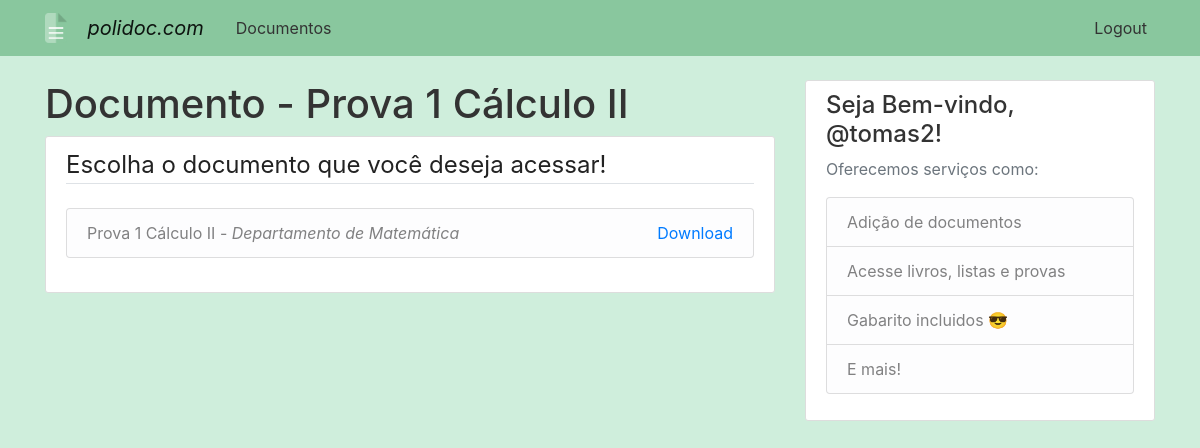
The page /documento/2 (signed in) on the database its author committed.
### app/models/db.py (models this page shows, shortened)
class Doc(db.Model):
    id = db.Column(db.Integer, primary_key=True, nullable=False)
    titulo = db.Column(db.String(150), nullable=False)
    autor = db.Column(db.String(120))
    tipo = db.Column(db.String(6), nullable=False)
    formato = db.Column(db.String(3), nullable=False)
    link = db.Column(db.String(150), nullable=False)

class Usuario(db.Model, UserMixin):
    id = db.Column(db.Integer, primary_key=True, nullable=False)
    nome_usuario = db.Column(db.String(120), unique=True, default= 'dados.nome', nullable=False)
    senha = db.Column(db.String(50), nullable=False)
    email = db.Column(db.String(50), unique=True, nullable=False)
    confirmado =  db.Column(db.Boolean, nullable=False, default=False)
    admin =  db.Column(db.Boolean, default=False)
    dados = db.relationship('Dados', backref='usuario', uselist=False, lazy=True)

### app/routes.py (the view)
@app.route('/documento/<int:documento_id>', methods=['GET','POST'])
@login_required
@check_confirmed
def documento_esp(documento_id):
    doc = Doc.query.get_or_404(documento_id)
    return render_template('documento/documento_esp.html', title="Documento", doc=doc)

### app/decoradores.py (called while the page is built)
def check_confirmed(func):
    @wraps(func)
    def decorated_function(*args, **kwargs):
        if current_user.confirmado is False:
            flash('Favor confirmar a sua conta!', 'warning')
            return redirect(url_for('n_confirmado'))
        return func(*args, **kwargs)
    return decorated_function

### app/models/db.py (called while the page is built)
@login_manager.user_loader
def load_user(id):
    return Usuario.query.get(int(id))

### app/templates/documento/documento_esp.html (shortened to what this page needs)
{% extends "layout.html" %}
{% block content %}
<h1>{{ title }} - {{ doc.titulo }}</h1>
<div role="main" class="content-section">
    <legend class="border-bottom mb-4">Escolha o documento que você deseja acessar!</legend>
    <ul class="list-group">
    <li class="list-group-item list-group-item-light d-flex justify-content-between">
        <div>
        {{ doc.titulo }} -
        <i> {{ doc.autor }} </i>
        </div>
        <div>
            <a class="text-right" href="{{ doc.link }}">Download</a>
        </div>
    </li>
    </ul>
    <br>
</div>
{% endblock %}

### app/templates/layout.html (shortened to what this page needs)
<!DOCTYPE html>
<html>
<head>
    <link rel="stylesheet" href="https://maxcdn.bootstrapcdn.com/bootstrap/4.0.0/css/bootstrap.min.css">
    <link rel="stylesheet" type="text/css" href="{{ url_for('static', filename='main.css') }}">
</head>
<body>
    <header class="site-header">
        <nav class="navbar navbar-custom navbar-expand-md navbar-light fixed-top">
          <div class="container">
            <a href="{{ url_for('home')}}">
            <img id="logo" src="{{ url_for('static', filename='favicon.png') }}" style="height: 30px; "></a>
            <a class="navbar-brand mr-4" href="{{ url_for('home') }}" style="padding-left:1em"><i>polidoc.com</i></a>
            <div class="collapse navbar-collapse" id="navbarToggle">
            {% if current_user.is_authenticated %}
              <div class="collapse navbar-collapse" id="navbarToggle">
                <div class="navbar-nav mr-auto">
                  <a class="nav-item nav-link" href="{{ url_for('documento') }}">Documentos</a>
                </div>
                    <div class="navbar-nav">
                        <a class="nav-item nav-link" href="{{ url_for('logout') }}">Logout</a>
                    </div>
                </div>
            {% else %}
                <div class="navbar-nav">
                    <a class="nav-item nav-link" href="{{ url_for('login') }}">Login</a>
                    <a class="nav-item nav-link" href="{{ url_for('cadastro') }}">Cadastro</a>
                </div>
              </div>
            {% endif %}
            </div>
          </div>
        </nav>
    </header>
    <main role="main" class="container">
    <div class="row">
        <div class="col-md-8">
            {% block content %}{% endblock %}
        </div>
        <div class="col-md-4">
            <div class="content-section">
                {% if current_user.is_authenticated %}
                    <h4>Seja Bem-vindo, @{{ current_user.nome_usuario }}! </h4>
                {% else %}
                    <h3>Seja Bem-vindo!</h3>
                {% endif %}
                <p class='text-muted'>Oferecemos serviços como:
                <ul class="list-group">
                    <li class="list-group-item list-group-item-light">Adição de documentos</li>
                    <li class="list-group-item list-group-item-light">Acesse livros, listas e provas</li>
                    <li class="list-group-item list-group-item-light">Gabarito incluidos 😎</li>
                    <li class="list-group-item list-group-item-light">E mais!</li>
                </ul>
                </p>
            </div>
            </div>
    </div>
    </main>
</body>
</html>

### app/static/main.css (style rules this page uses)
body { background: #cfeedc; color: #222222; margin-top: 5rem; }
h1, h2, h3, h4, h5, h6 { color: #333333; }
.site-header .navbar-nav .nav-link { color: #333333; }
.content-section { background: #ffffff; padding: 10px 20px; border: 1px solid #dddddd; border-radius: 3px; margin-bottom: 20px; }

### app/templates/layout.html (style rules this page uses)
body { background-color: #cfeedc; }
.navbar-custom { background-color: #89c79e; }

### rows shown on the page
Doc: titulo "Prova 1 Cálculo II", autor "Departamento de Matemática"
Usuario: nome_usuario "tomas2"

### other values the page prints
{{ title }} "Documento"
